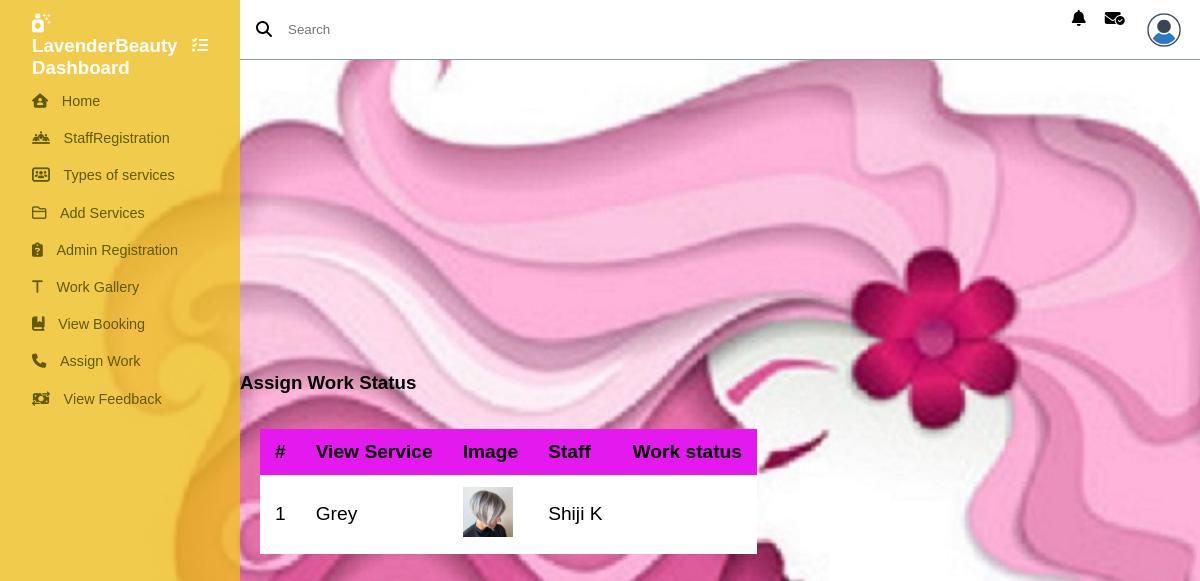
Page /adminboutique/Assignwork/ on the committed database.
### Admin/models.py (models this page shows)
class tbl_assignstaff(models.Model):
    staff=models.ForeignKey(tbl_staffreg,on_delete=models.CASCADE)
    booking=models.ForeignKey('Userboutique.tbl_bookingservice',on_delete=models.CASCADE)
    assign_status=models.IntegerField(default='0')

class tbl_addservices(models.Model):
    servicesdetail=models.CharField(max_length=40)
    rate=models.CharField(max_length=35)
    image=models.FileField(upload_to="Hairstylepic/")
    servicestypes=models.ForeignKey(tbl_typesofservices,on_delete=models.CASCADE)

class tbl_staffreg(models.Model):
    name=models.CharField(max_length=40)
    username=models.CharField(max_length=40)
    phone=models.CharField(max_length=45)
    email=models.CharField(max_length=40)
    gender=models.CharField(max_length=45)
    password=models.CharField(max_length=45)
    doj=models.DateField(auto_now_add=True,null=True)
    image=models.FileField(upload_to="Shoppic/")
    photo=models.FileField(upload_to="Shoppic/")

### Userboutique/models.py (models this page shows)
class tbl_bookingservice(models.Model):
    booking_status=models.CharField(max_length=1,default='0')
    booking_date=models.DateField(auto_now_add=True,null=True)
    booked_date=models.DateField(null=True)
    user=models.ForeignKey(tbl_user,on_delete=models.CASCADE)
    services=models.ForeignKey(tbl_addservices,on_delete=models.CASCADE,null=True)

### Admin/views.py (the view)
# urls.py: path('Assignwork/',views.assignwork,name="assignwork"),
def assignwork(request):
    booking=tbl_bookingservice.objects.all()
    assigndata=tbl_assignstaff.objects.filter(assign_status=1)
    return render(request,'Admin/Assignwork.html',{'assignstaff':assigndata})

### Admin/Templates/Admin/Assignwork.html (shortened to what this page needs)
{% extends 'Admin/Header.html' %}
{% load static %}
{% block content%}
<!DOCTYPE html>
<html lang="en">
<head>
</head>
<body>
    <h3>Assign Work Status</h3>
    <table class="content-table">
        <tr>
            <th>#</th>
            <th>View Service</th>
            <th>Image</th>
            <th>Staff</th>
            <th>Work status</th>
        </tr>
        {% for l in assignstaff %}
        <tr>
            <td>{{forloop.counter}}</td>
            <td>{{l.booking.services.servicesdetail}}</td>
            <td><img src="{{l.booking.services.image.url}}" width="50" height="50"></td>
            <td>{{l.staff.name}}</td>
            <td></td>
        </tr>
        {% endfor %}
    </table>
</body>
</html>
{% endblock content %}

### rows in the picture
tbl_assignstaff: booking.services.servicesdetail "Grey", booking.services.image (picture), staff.name "Shiji K"
